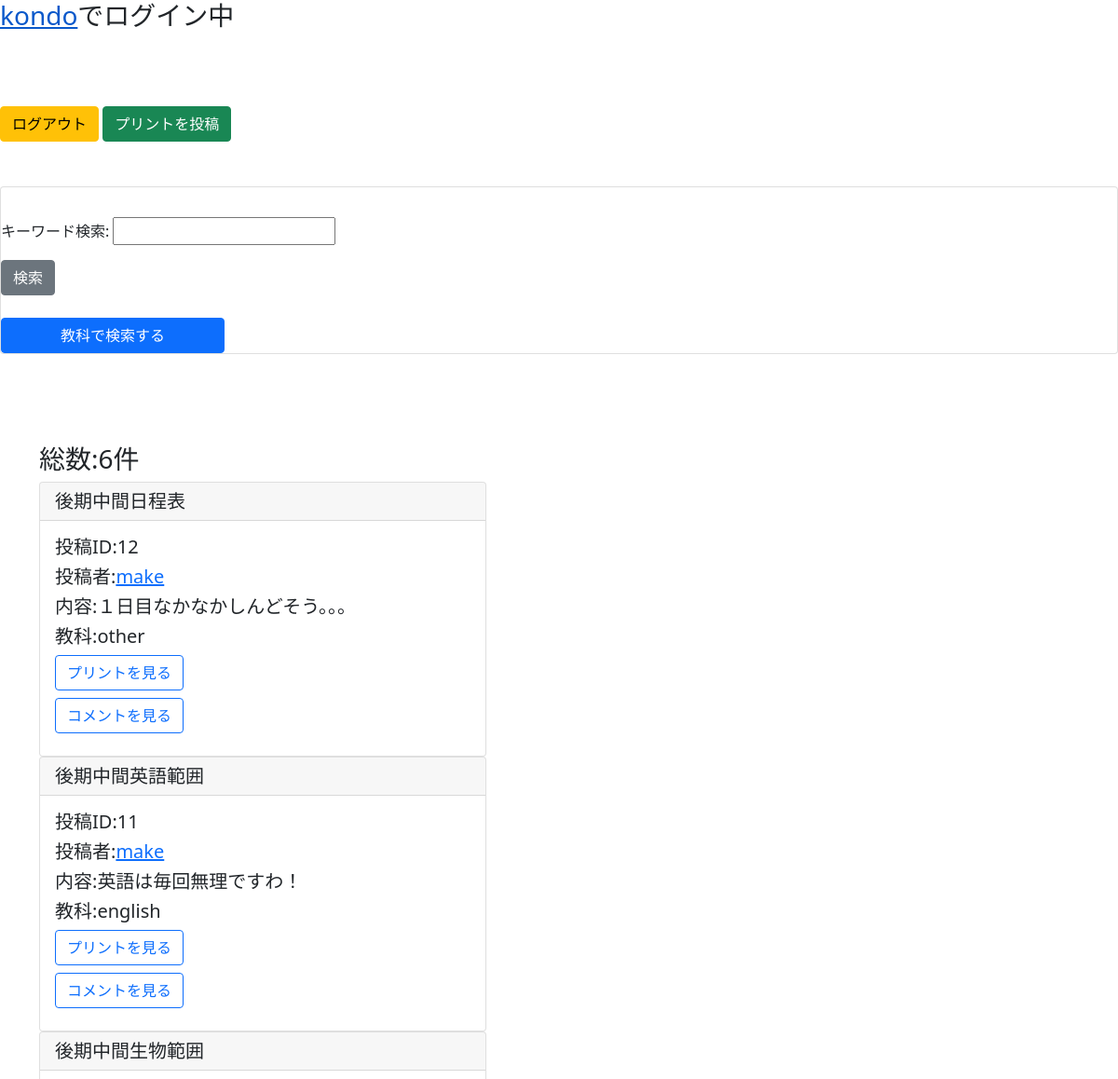
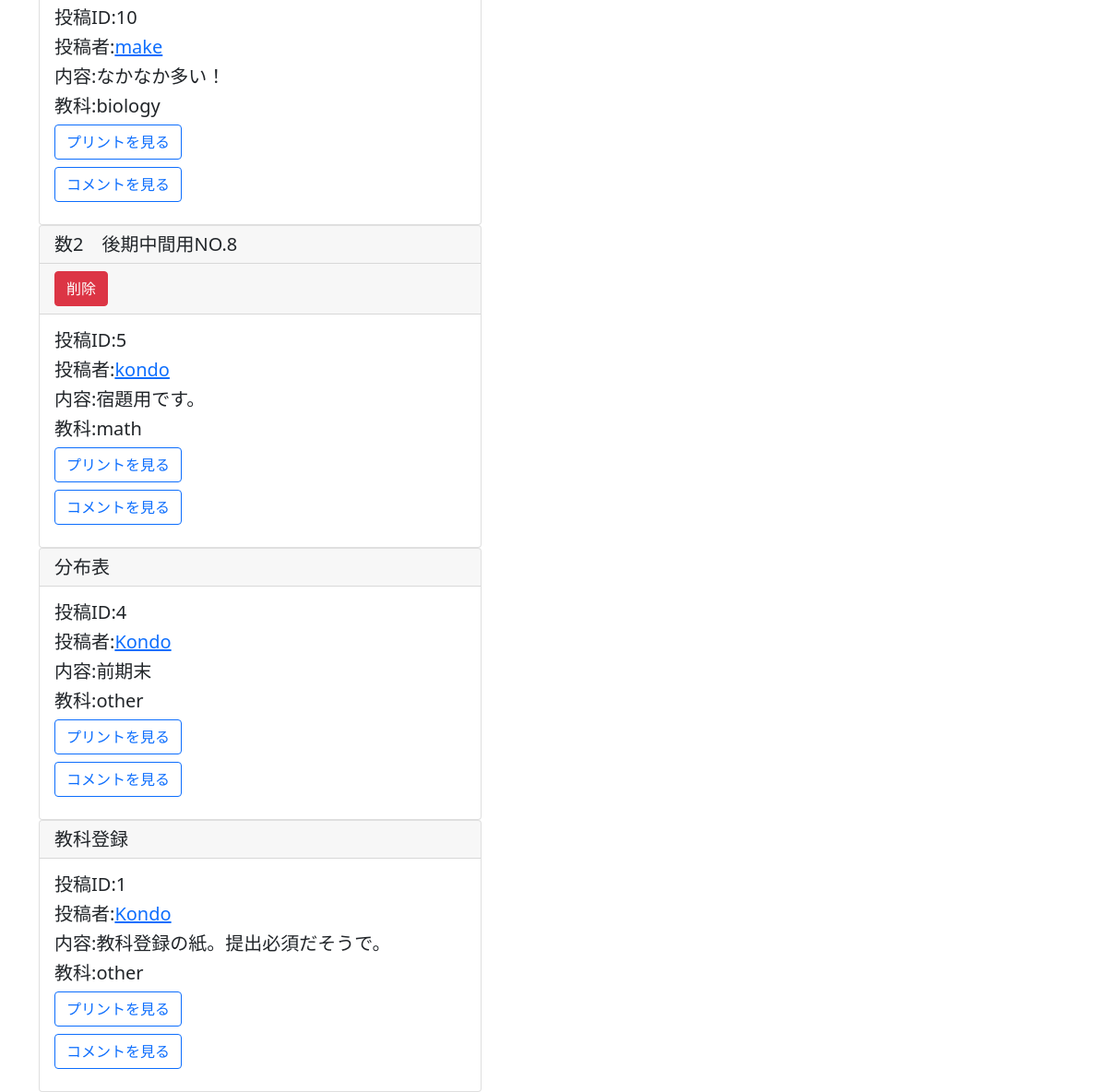
Page /find/ (signed in) on the committed database (2 pictures, top to bottom).
### printapp/models.py (models this page shows, shortened)
class PrintModel(models.Model):
    title = models.CharField(max_length=100)
    content = models.TextField()
    author = models.ForeignKey(User_user, on_delete=models.CASCADE)
    images = models.FileField(upload_to='file/%Y/%m/%d')
    category = models.CharField(
        max_length = 50,
        choices = CATEGORY,
        default=CATEGORY[0][0]
    )

### accounts/models.py (models this page shows)
class User_user(AbstractBaseUser,PermissionsMixin):
    username = models.CharField(max_length=25, unique=True)
    email = models.EmailField(unique=True)
    icon = models.ImageField(blank=True, null=True)
    introduction = models.CharField(max_length=75, blank=True, null=True)
    date_joined = models.DateTimeField(default=timezone.now)
    is_staff = models.BooleanField(
        _('staff status'),
        default=False,
        help_text=_('Designates whether the user can log into this admin site.'),
    )
    is_active = models.BooleanField(
        _('active'),
        default=True,
        help_text=_(
            'Designates whether this user should be treated as active. '
            'Unselect this instead of deleting accounts.'
        ),
    )
    followers = models.ManyToManyField('self', blank=True, symmetrical=False)
    objects = UserManager()
    EMAIL_FIELD = 'email'
    USERNAME_FIELD = 'username'
    REQUIRED_FIELDS = ['email']
    class Meta:
        verbose_name = _('user')
        verbose_name_plural = _('users')

### printapp/views.py (the view)
# urls.py: path('find/', listwordview, name='find'),
@login_required
def listwordview(request):
    if request.user.is_superuser:
        admin = 'OK'
    else:
        admin = 'NO'
    if request.method == 'POST':
        form = WordForm(request.POST)
        find = request.POST['find']
        data = PrintModel.objects.filter(Q(title__contains=find)|Q(content__contains=find)|Q(author__username__contains=find)).order_by('id').reverse()
        c_num = PrintModel.objects.filter(Q(title__contains=find)|Q(content__contains=find)|Q(author__username__contains=find)).count()
    else:
        form = WordForm()
        data = PrintModel.objects.all().order_by('id').reverse()
        c_num = PrintModel.objects.all().count()
    context = {
        'form':form,
        'data':data,
        'admin':admin,
        'count':c_num
    }
    return render(request, 'printapp/find.html',context)

### accounts/forms.py
class WordForm(forms.Form):
    find = forms.CharField(label='キーワード検索',required=False)

### templates/printapp/find.html (shortened to what this page needs)
{% extends 'base.html' %}
{% load widget_tweaks %}
{% block content %}
{% if user.is_authenticated %}
<h3><a href="{% url 'accounts:profile' user.get_username %}">{{ user.get_username }}</a>でログイン中</h3>
{% else %}
<p>ログインしていません</p>
{% endif %}
<br>
<br>
<br>
<a href="{% url 'printapp:logout' %}" class="btn btn-warning">ログアウト</a>
<a href="{% url 'printapp:create' %}" class="btn btn-success">プリントを投稿</a>
<div class="card card-auth my-5 mx-auto">
    <div class="card-body"></div>
        <form action="{% url 'printapp:find' %}" method="POST">
            {{form.as_p}}
            <tr><th></th>
                <td>
                    <input type="submit" value="検索" class="btn btn-secondary">
                </td>
            </tr>
        </form>
        <br>
        <a href="{% url 'printapp:list' %}" class="btn btn-primary" style="width: 15rem;">教科で検索する</a>
    </div>
<br>
<br>
<div class="container">
    <h3>総数:{{count}}件</h3>
    {% for item in data %}
    <div class="card" style="width: 30rem;">
        <h5 class="card-header">{{item.title}}</h5>
        {% if item.author.username == user.get_username %}
        <h5 class="card-header"><a href="{% url 'printapp:delete' item.id %}" class="btn btn-danger">削除</a></h5>
        {% endif %}
        <div class="card-body">
            <h5 class="card-title">投稿ID:{{item.id}}</h5>
            <h5 class="card-title">投稿者:<a href="{% url 'accounts:profile' item.author %}">{{item.author}}</a></h5>
            <h5 class="card-title">内容:{{item.content}}</h5>
            <h5 class="card-title">教科:{{item.category}}</h5>
            <h5 class="card-title"><a href="{{ item.images.url }}" class="btn btn-outline-primary">プリントを見る</a></h5>
            <h5 class="card-title"><a href="{% url 'printapp:detail' item.pk %}" class="btn btn-outline-primary">コメントを見る</a></h5>
        </div>
    </div>
    {% endfor %}
</div>
{% endblock content %}

### rows in the picture
PrintModel: title "後期中間日程表", id "12", author "make", content "１日目なかなかしんどそう。。。", category "other"
PrintModel: title "後期中間英語範囲", id "11", author "make", content "英語は毎回無理ですわ！", category "english"
PrintModel: title "後期中間生物範囲", id "10", author "make", content "なかなか多い！", category "biology"
PrintModel: title "数2 後期中間用NO.8", shows "削除", id "5", author "kondo", content "宿題用です。", category "math"
PrintModel: title "分布表", id "4", author "Kondo", content "前期末", category "other"
PrintModel: title "教科登録", id "1", author "Kondo", content "教科登録の紙。提出必須だそうで。", category "other"

### other values in the picture
{{ count }} "6"
